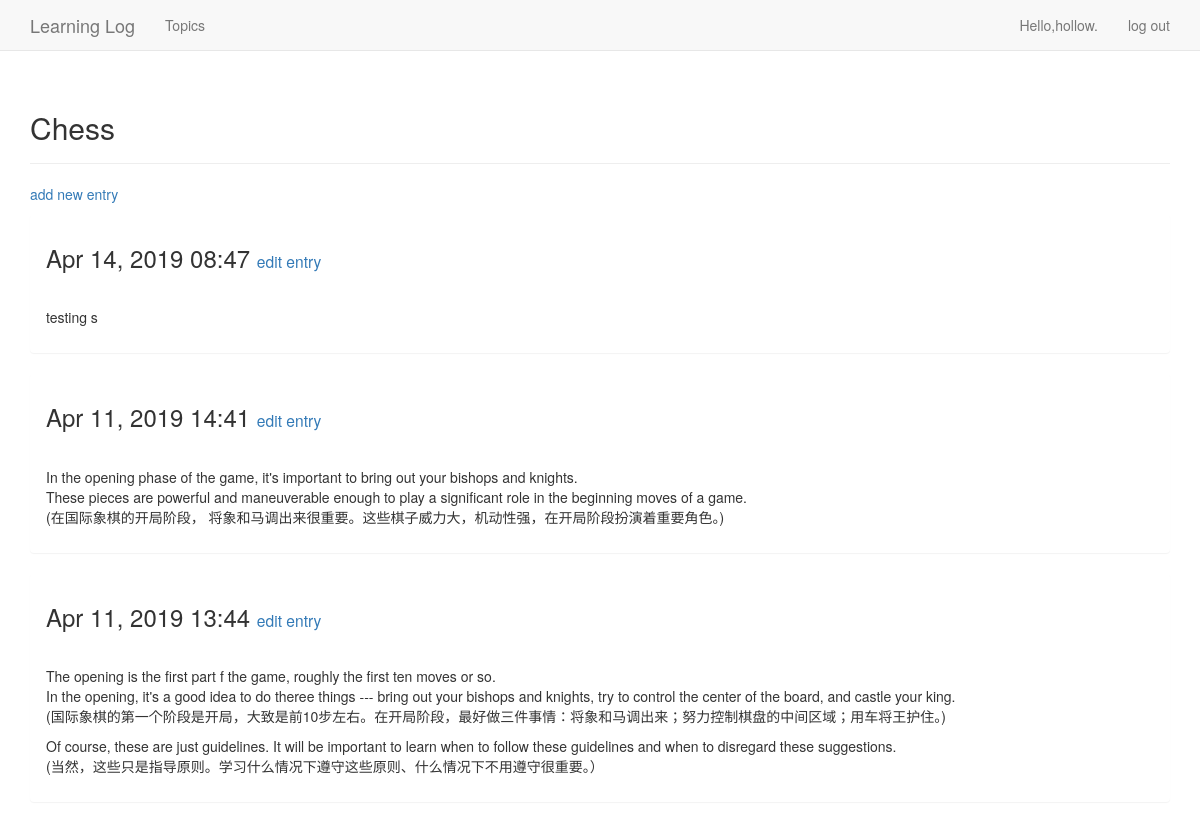
The page /topics/1/ (signed in) on the database its author committed.
### learning_logs/models.py (models this page shows, shortened)
class Topic(models.Model):
    text = models.CharField(max_length=200)
    date_added = models.DateTimeField(auto_now_add=True)
    owner = models.ForeignKey(User)
    def __str__(self):
        return self.text

class Entry(models.Model):
    topic = models.ForeignKey(Topic, on_delete=models.CASCADE)
    text = models.TextField()
    date_added = models.DateTimeField(auto_now_add=True)
    class Meta:
        verbose_name_plural = 'entries'

### learning_logs/views.py (the view)
# urls.py: url(r'^topics/(?P<topic_id>\d+)/$',views.topic, name ='topic'),
@login_required()
def topic(request, topic_id):
    topic = Topic.objects.get(id=topic_id)
    if topic.owner != request.user:
        raise Http404
    entries = topic.entry_set.order_by('-date_added')
    context = {'topic':topic, 'entries':entries}
    return render(request,'learning_logs/topic.html',context)

### learning_logs/templates/learning_logs/topic.html (shortened to what this page needs)
<!DOCTYPE html>
<html lang="en">
<head>
</head>
<body>
{%  extends 'learning_logs/base.html' %}
{% block header %}
<h2>{{ topic }}</h2>
{% endblock %}
{%  block content %}
    <p>
      <a href="{% url 'learning_logs:new_entry' topic.id %}" >add new entry</a>
    </p>
    {% for entry in entries %}
    <div class="panel panel-dafault">
    <div class="panel-heading">
        <h3>
            {{ entry.date_added|date:'M d, Y H:i' }}
            <small>
                <a href="{% url 'learning_logs:edit_entry' entry.id%}">edit entry</a>
            </small>
        </h3>
    </div>
    <div class="panel-body">
        {{ entry.text|linebreaks }}
    </div>
    </div>
    {% empty %}
        There are no entries for this topic yet.
    {% endfor %}
{%  endblock content %}

### learning_logs/templates/learning_logs/base.html (shortened to what this page needs)
{% load bootstrap3 %}
<!DOCTYPE html>
<html lang="en">
<head>
    {% bootstrap_css %}
</head>
<body>
  <nav class="navbar navbar-default navbar-static-top">
    <div class="container">
        <div class="navbar-header">
            <a class="navbar-brand" href="{% url 'learning_logs:index' %}">
                Learning Log
            </a>
        </div>
        <div id="navbar" class="navbar-collapse collapse">
            <ul class="nav navbar-nav">
                <li><a href="{% url 'learning_logs:topics' %}">Topics</a></li>
            </ul>
        <ul class="nav navbar-nav navbar-right">
            {% if user.is_authenticated %}
            <li><a>Hello,{{ user.username }}.</a></li>
            <li><a href="{% url 'users:logout' %}">log out</a></li>
            {% else %}
              <li><a href="{% url 'users:register' %}">register</a></li>
              <li><a href="{% url 'users:login' %}">log in</a></li>
            {% endif %}
        </ul>
    </div>
    </div>
  </nav>
  <div class="container">
      <div class="page-header">
          {% block header %}{% endblock header %}
      </div>
        <div>
            {% block content %}{% endblock content %}
        </div>
  </div>
</body>
</html>

### rows shown on the page
Topic: text "Chess"
Entry: date_added "Apr 14, 2019 08:47", text "testing s"
Entry: date_added "Apr 11, 2019 14:41", text "In the opening phase of the game, it's important to bring out your bishops and knights. These pieces are powerful and maneuverable enough to play a significant role in the beginning moves of a game. (在国际象棋的开局阶段， 将象和马调出来很重要。这些棋子威力大，机动性强，在开局阶段扮演着重要角色。)"
Entry: date_added "Apr 11, 2019 13:44", text "The opening is the first part f the game, roughly the first ten moves or so. In the opening, it's a good idea to do theree things --- bring out your bishops and knights, try to control the center of the board, and castle your king. (国际象棋的第一个阶段是开局，大致是前10步左右。在开局阶段，最好做三件事情：将象和马调出来；努力控制棋盘的中间区域；用车将王护住。) Of course, these are just guidelines. It will be important to learn when to follow these guidelines and when to disregard these suggestions. (当然，这些只是指导原则。学习什么情况下遵守这些原则、什么情况下不用遵守很重要。）"

### other values the page prints
{{ user.username }} "hollow"
